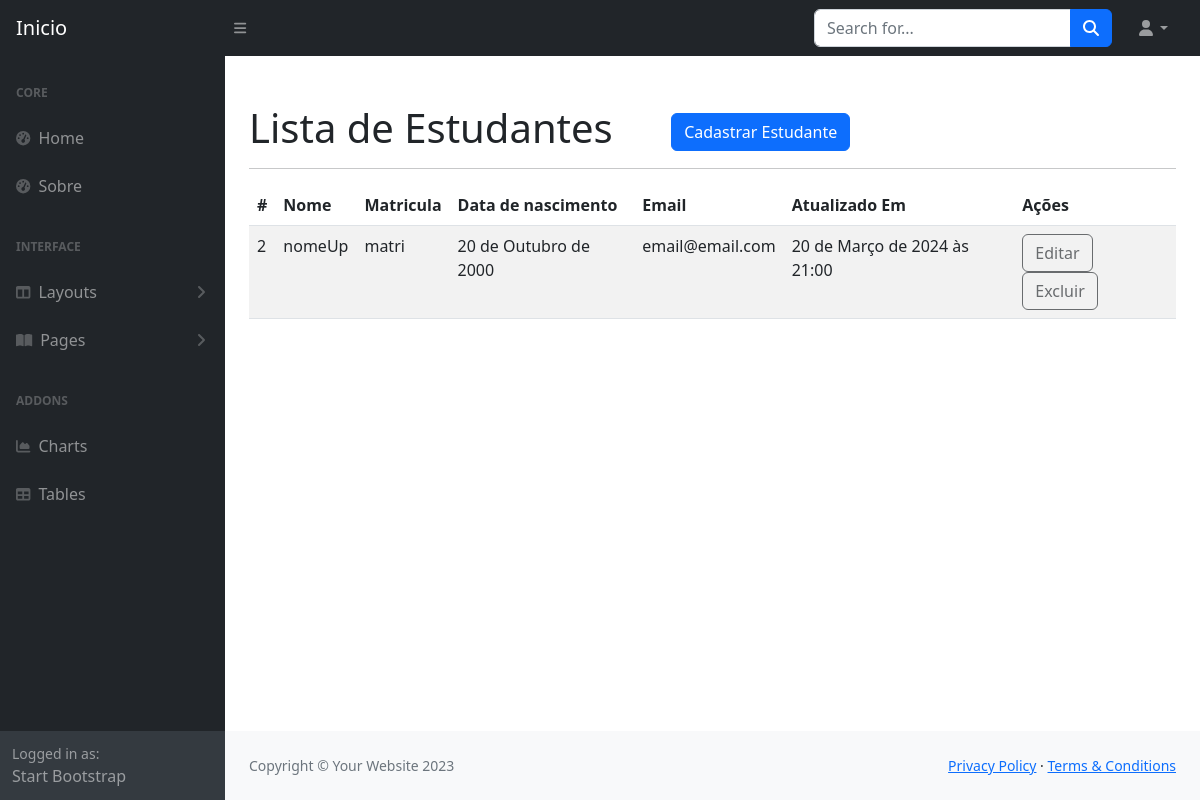
Before: /cadastros/estudante/ with the older database file.
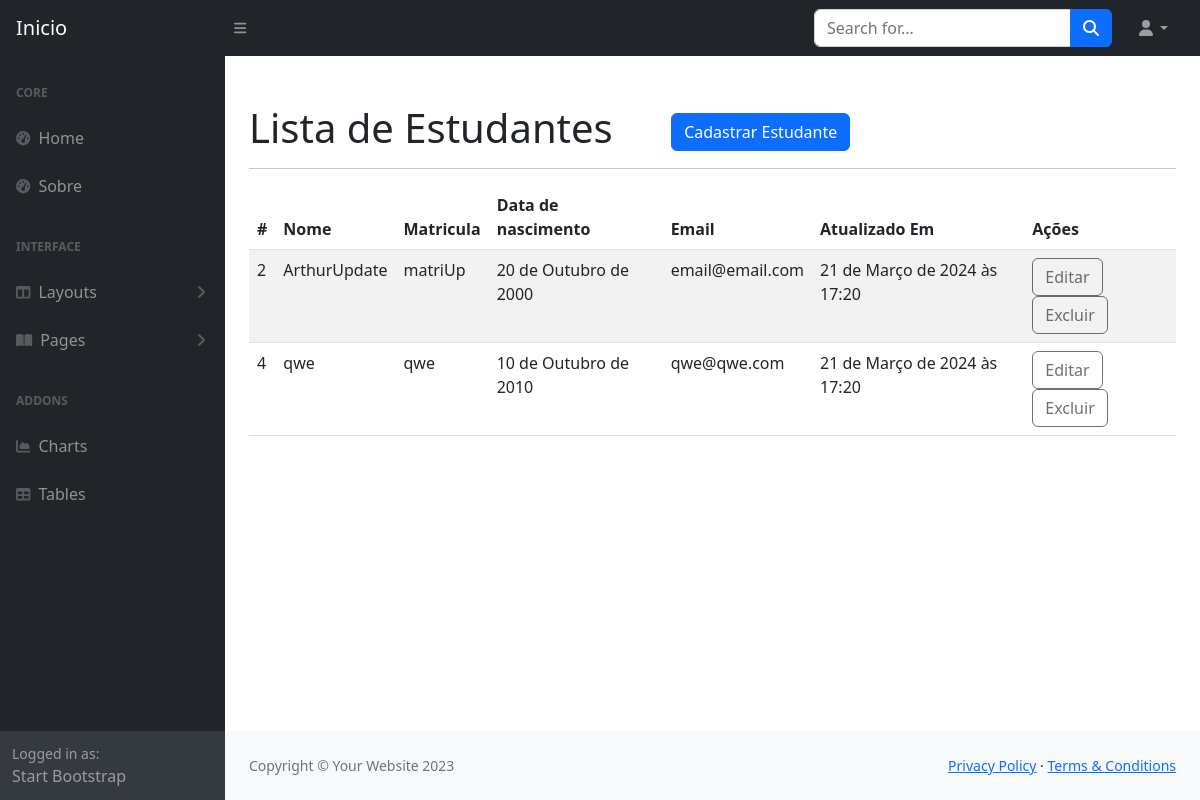
After: the same page with the newer database file.
### cadastros/models.py (models this page shows, shortened)
class Estudante(models.Model):
    nome = models.CharField(max_length=255)
    matricula = models.CharField(max_length=255)
    data_nascimento = models.DateField()
    email = models.EmailField()
    atualizado_em = models.DateTimeField(auto_now=True)

### cadastros/views.py (the view)
# urls.py: path('estudante/', ListEstudante.as_view(), name='list-estudante'),
class ListEstudante(ListView):
    model = Estudante
    template_name = 'cadastros/list_estudante.html'

### cadastros/templates/cadastros/list_estudante.html
{% extends 'paginas/modelo.html' %}
{% load static %}
{% block conteudo %}
<h1 class="mt-4">
Lista de Estudantes
<a href="{% url 'create-estudante' %}"
class="btn btn-primary float-right ms-5">
Cadastrar Estudante
</a>
</h1>
<hr>
<table class="table table-striped listar">
<thead>
<tr>
<th>#</th>
<th>Nome</th>
<th>Matricula</th>
<th>Data de nascimento</th>
<th>Email</th>
<th>Atualizado Em</th>
<th>Ações</th>
</tr>
</thead>
<tbody>
{% for obj in object_list %}
<tr>
<td>{{ obj.pk }}</td>
<td>{{ obj.nome }}</td>
<td>{{ obj.matricula }}</td>
<td>{{ obj.data_nascimento }}</td>
<td>{{ obj.email }}</td>
<td>{{ obj.atualizado_em }}</td>
<td>
{% if request.user.is_authenticated %}
<a href="{% url 'update-estudante' obj.pk %}" class="btn btn-warning">
Editar</a>
<a href="{% url 'delete-estudante' obj.pk %}" class="btn btn-danger">
Excluir</a>
{% else %}
<a href="#" class="btn disabled">
Editar</a>
<a href="#" class="btn disabled">
Excluir</a>
{% endif %}
</td>
</tr>
{% empty %}
<tr>
<td colspan="100%">Nenhum registro encontado.</td>
</tr>
{% endfor %}
</tbody>
</table>
{% endblock %}

Changed rows visible on the page:
changed Estudante "email@email.com": nome "nomeUp" → "ArthurUpdate"; matricula "matri" → "matriUp"; atualizado_em "20 de Março de 2024 às 21:00" → "21 de Março de 2024 às 17:20"
added Estudante: pk "4", nome "qwe", matricula "qwe", data_nascimento "10 de Outubro de 2010", email "qwe@qwe.com", atualizado_em "21 de Março de 2024 às 17:20"
